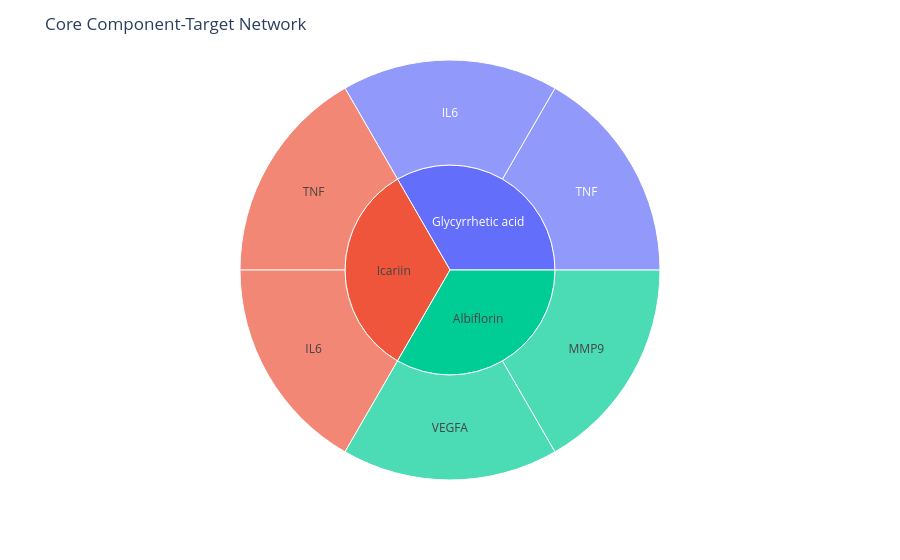

Write notebook code for a chart like this one.
### Code cell
import plotly.express as px
import pandas as pd

# 你的数据
data = {
    "source": [
        "Glycyrrhetic acid", "Glycyrrhetic acid",
        "Icariin", "Icariin",
        "Albiflorin", "Albiflorin"
    ],
    "target": [
        "TNF", "IL6",
        "TNF", "IL6",
        "VEGFA", "MMP9"
    ],
    "value": [1,1,1,1,1,1]
}

df = pd.DataFrame(data)

# 画图（极简稳定版）
fig = px.sunburst(
    df,
    path=['source', 'target'],
    values='value'
)

fig.update_layout(title="Core Component-Target Network")
fig.show()

### Figure 1 — Plotly figure (JSON) as saved in the notebook; plotly's stock layout.template omitted (floating-point values rounded to 4 significant figures)
{"data": [{"branchvalues": "total", "domain": {"x": [0.0, 1.0], "y": [0.0, 1.0]}, "hovertemplate": "labels=%{label}<br>value=%{value}<br>parent=%{parent}<br>id=%{id}<extra></extra>", "ids": ["Glycyrrhetic acid/TNF", "Glycyrrhetic acid/IL6", "Icariin/TNF", "Icariin/IL6", "Albiflorin/VEGFA", "Albiflorin/MMP9", "Glycyrrhetic acid", "Icariin", "Albiflorin"], "labels": ["TNF", "IL6", "TNF", "IL6", "VEGFA", "MMP9", "Glycyrrhetic acid", "Icariin", "Albiflorin"], "name": "", "parents": ["Glycyrrhetic acid", "Glycyrrhetic acid", "Icariin", "Icariin", "Albiflorin", "Albiflorin", "", "", ""], "values": [1.0, 1.0, 1.0, 1.0, 1.0, 1.0, 2.0, 2.0, 2.0], "type": "sunburst"}], "layout": {"legend": {"tracegroupgap": 0}, "margin": {"t": 60}, "title": {"text": "Core Component-Target Network"}}}
